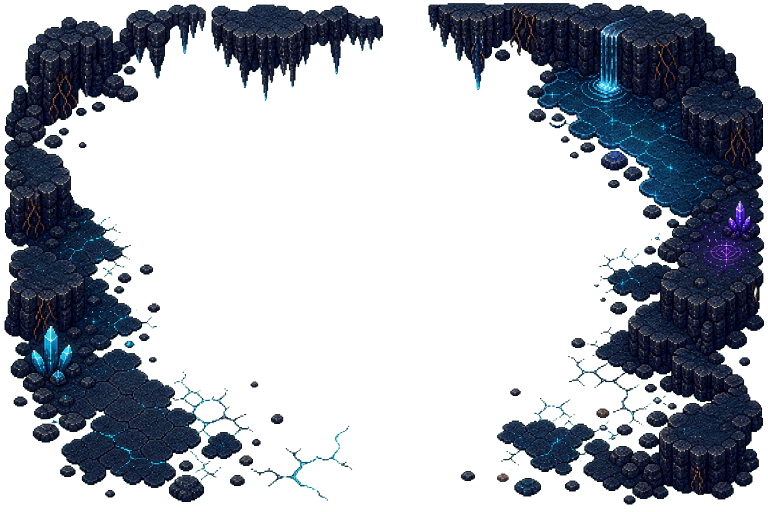
#> input picture projects/TensuraGame/project/assets/source/cave_awakening_environment_overlay_alpha_v2.png, 1536 x 1024 px (shown at 1/2 size); its folder holds 8 pictures in this run
$ python process_cave_environment_overlays.py
#> lines starting #> are read from the running program, lines starting #| are printed output that depends on the picture; after the words box and inside, x2 and y2 are one past the last pixel; in counts of white or black regions, pixels touching at a corner belong together
from pathlib import Path

from PIL import Image


PROJECT_ROOT = Path(__file__).resolve().parents[1] / "project"
SOURCE_DIR = PROJECT_ROOT / "assets" / "source"
OUTPUT_DIR = PROJECT_ROOT / "assets" / "sprites" / "props" / "cave_polish"
BACKGROUND_OUTPUT_DIR = PROJECT_ROOT / "assets" / "sprites" / "backgrounds"


def normalize_alpha(image: Image.Image, threshold: int = 40) -> Image.Image:
#> called with threshold = 40
    rgba = image.convert("RGBA")
#> rgba is the input picture: PIL image 1536x1024 RGBA; mean R, G, B, A 8.2, 13, 21.2, 89.6
    alpha = rgba.getchannel("A").point(lambda value: 0 if value < threshold else 255)
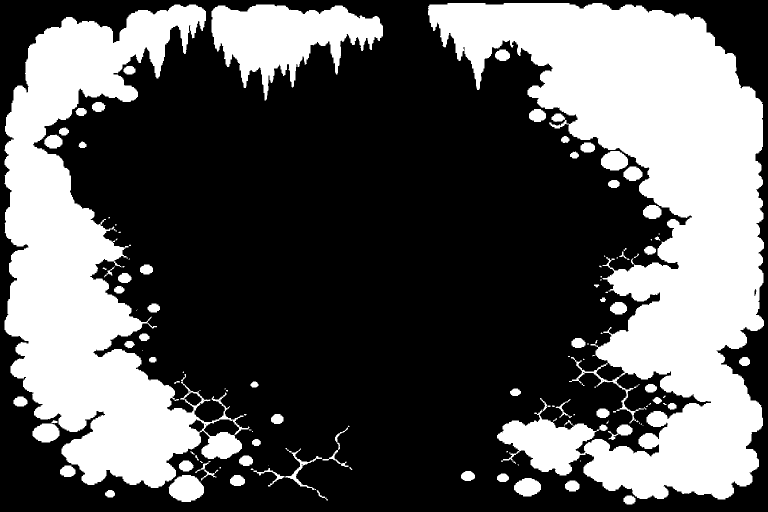
#> alpha: PIL image 1536x1024 L (shown at 1/2 size); 35.6% white; 134 white regions (58 under 20 px), largest, box (x1, y1, x2, y2) and area: (856, 6, 1528, 999) 304713, (9, 9, 499, 976) 192982, (423, 9, 766, 201) 33277
    rgba.putalpha(alpha)
    return rgba


def save_overlay(source_name: str, output_name: str, size: tuple[int, int]) -> None:
    source = normalize_alpha(Image.open(SOURCE_DIR / source_name))
    overlay = source.resize(size, Image.Resampling.NEAREST)
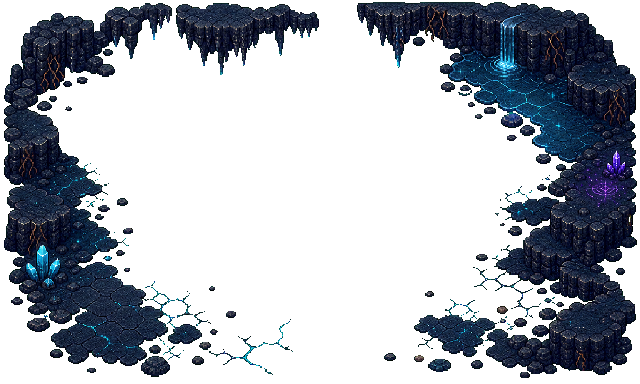
#> overlay: PIL image 640x384 RGBA; mean R, G, B, A 8.2, 13, 21.2, 90.9; transparent parts drawn white
#> call 2 of save_overlay, with output_name = 'cave_gallery_environment_overlay_v2.png', size = (320, 512)
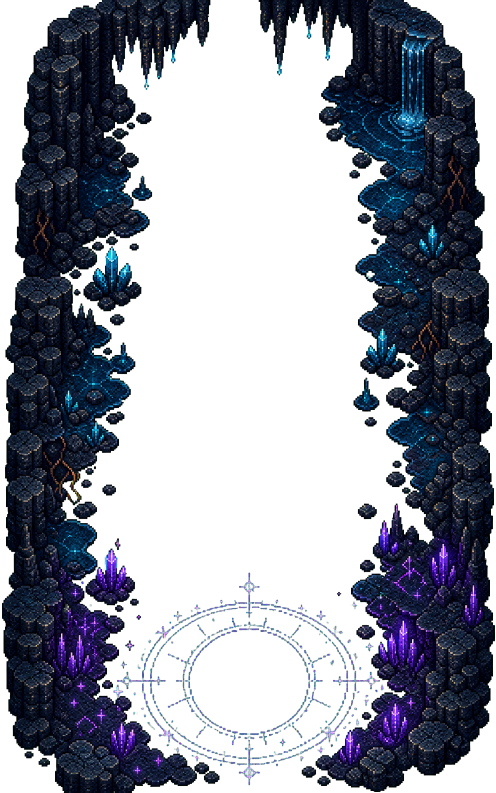
#> input picture projects/TensuraGame/project/assets/source/cave_gallery_environment_overlay_alpha_v2.png, 992 x 1586 px (shown at 1/2 size)
#> call 2 of normalize_alpha, with threshold = 40
#> in normalize_alpha, rgba is the input picture: PIL image 992x1586 RGBA; mean R, G, B, A 10.2, 14, 24.8, 116
#> in normalize_alpha (call 2), `alpha = rgba.getchannel("A").point(lambda value: 0 if value < threshol..`:
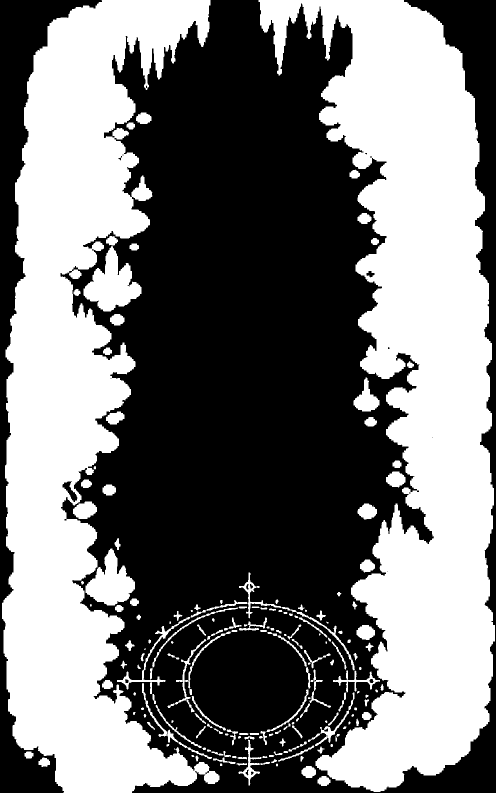
#> alpha: PIL image 992x1586 L (shown at 1/2 size); 46.2% white; 184 white regions (17 under 20 px), largest, box (x1, y1, x2, y2) and area: (517, 0, 990, 1584) 357292, (4, 0, 439, 1586) 321799, (167, 492, 283, 623) 7826
    overlay.save(OUTPUT_DIR / output_name, optimize=True)


def save_background(source_name: str, output_name: str, size: tuple[int, int]) -> None:
#> called with size = (960, 640)
    source = normalize_alpha(Image.open(SOURCE_DIR / source_name))
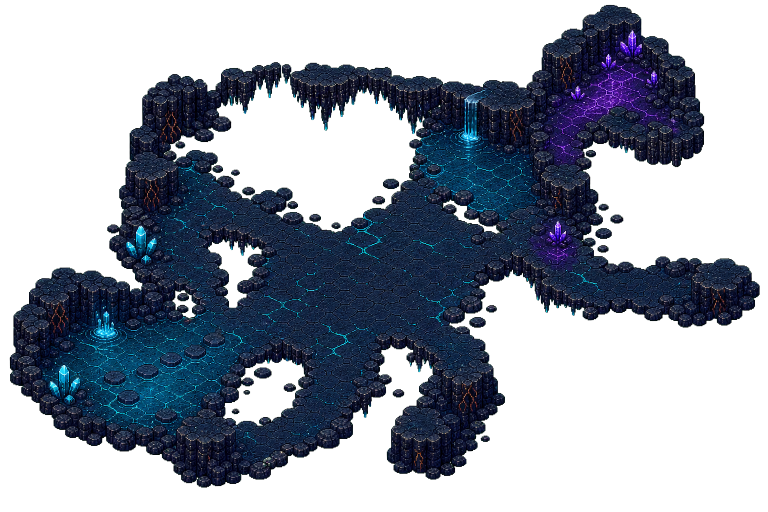
#> input picture projects/TensuraGame/project/assets/source/cave_awakening_expanded_alpha_source_v3.png, 1536 x 1024 px (shown at 1/2 size)
#> call 3 of normalize_alpha, with threshold = 40
#> in normalize_alpha, rgba is the input picture: PIL image 1536x1024 RGBA; mean R, G, B, A 9.9, 16.8, 29, 113.9
#> in normalize_alpha (call 3), `alpha = rgba.getchannel("A").point(lambda value: 0 if value < threshol..`:
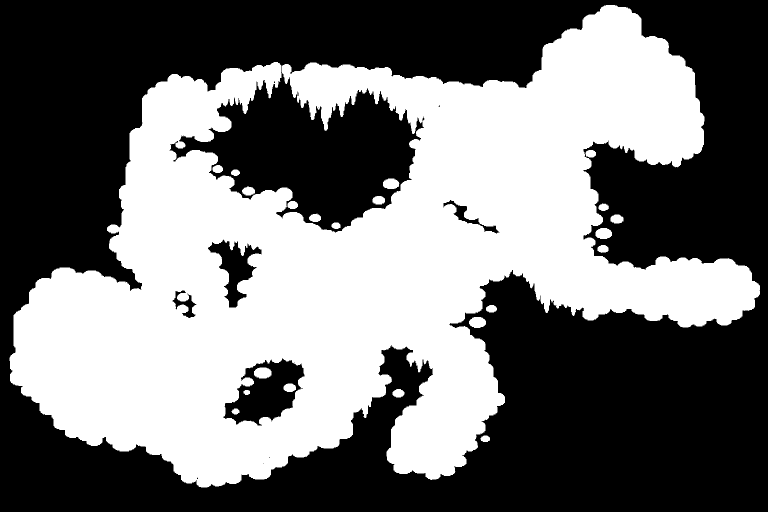
#> alpha: PIL image 1536x1024 L (shown at 1/2 size); 44.9% white; 22 white regions, largest, box (x1, y1, x2, y2) and area: (19, 10, 1520, 975) 700125, (508, 735, 543, 757) 637, (938, 634, 972, 656) 598
    background = source.resize(size, Image.Resampling.NEAREST)
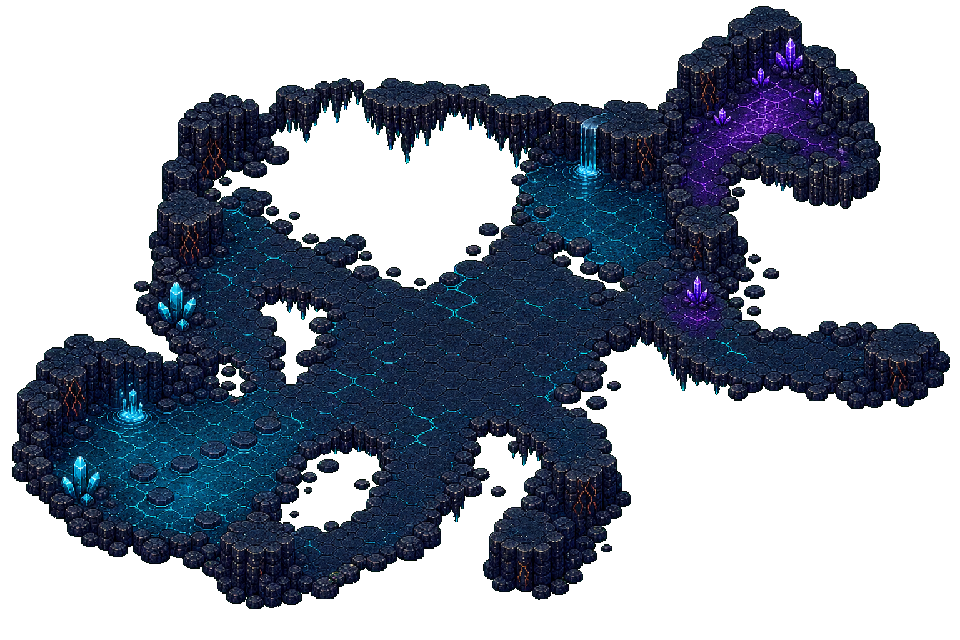
#> background: PIL image 960x640 RGBA; mean R, G, B, A 10, 16.9, 29.1, 114.6; transparent parts drawn white
    background.save(BACKGROUND_OUTPUT_DIR / output_name, optimize=True)


def save_ring_frames() -> None:
    sheet = normalize_alpha(
        Image.open(SOURCE_DIR / "cave_awakening_rune_ring_sheet_alpha_v1.png")
    )
    cell_width = sheet.width // 4

    for index in range(4):
        frame = sheet.crop((index * cell_width, 0, (index + 1) * cell_width, sheet.height))
        frame = frame.resize((128, 128), Image.Resampling.NEAREST)
        frame.save(
            OUTPUT_DIR / f"cave_awakening_rune_ring_{index + 1:02d}.png",
            optimize=True,
        )


def main() -> None:
    OUTPUT_DIR.mkdir(parents=True, exist_ok=True)
    BACKGROUND_OUTPUT_DIR.mkdir(parents=True, exist_ok=True)
    save_overlay(
        "cave_awakening_environment_overlay_alpha_v2.png",
        "cave_awakening_environment_overlay_v2.png",
        (640, 384),
    )
    save_overlay(
        "cave_gallery_environment_overlay_alpha_v2.png",
        "cave_gallery_environment_overlay_v2.png",
        (320, 512),
    )
    save_background(
        "cave_awakening_expanded_alpha_source_v3.png",
        "cave_awakening_expanded_background_v3.png",
        (960, 640),
    )
    save_background(
        "cave_gallery_expanded_alpha_source_v3.png",
        "cave_gallery_expanded_background_v3.png",
        (640, 768),
    )
    save_ring_frames()


if __name__ == "__main__":
#> (the run stopped early here; a loop or call above may not have finished)
